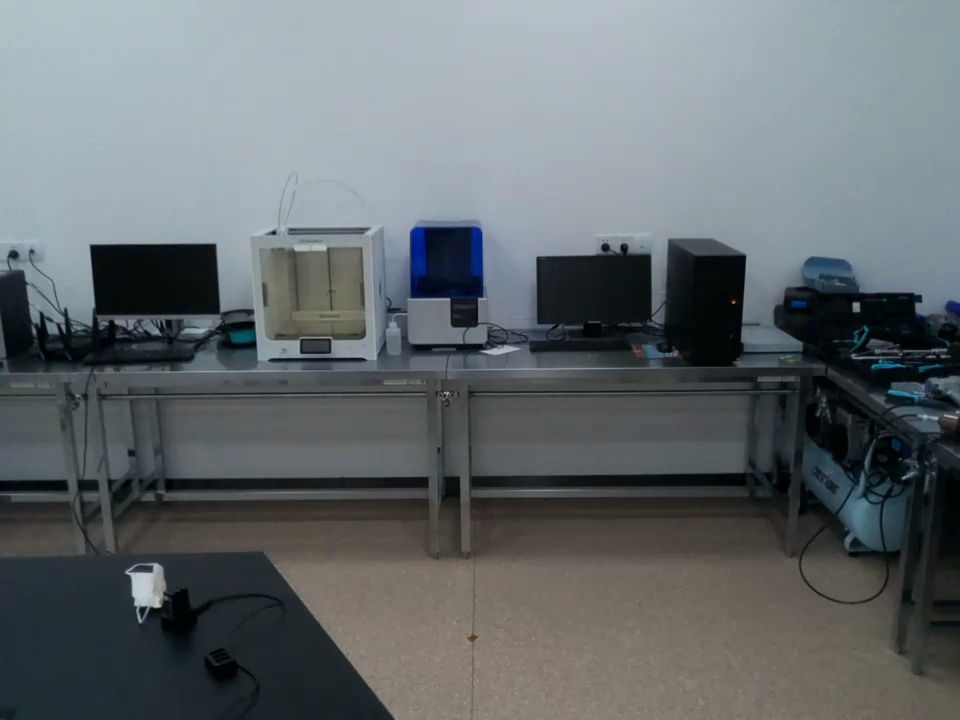
#> input picture env_pics/0_3_270_1.jpg, 960 x 720 px
$ python trainer.py
#> lines starting #> are read from the running program, lines starting #| are printed output that depends on the picture
#!/usr/bin/env python2
# -*- coding: utf-8 -*-
"""
Created on Wed Sep 30 16:11:59 2020

@author: jake
"""

import os
import cv2


def process_negpic(_folder):
    file_list = os.listdir(_folder)
    a = 0
    f = open('bg.txt', 'w')
    for i in file_list:
        used_name = _folder + i
        new_name = _folder + 'negative' + str(a) + '.jpg'
        f.write(new_name)
        f.write('\n')
        a += 1
        os.rename(used_name, new_name)
        print("picture {} rename to {}".format(used_name, new_name))
    f.close()


def select_roi(img):
    cv2.namedWindow('roi')
    text = ' use mouse to select the roi'
    cv2.putText(img, text, (img.shape[0]/15, img.shape[1]/15),
                cv2.FONT_HERSHEY_SIMPLEX, 1, (55, 255, 155), 2)
    roi = cv2.selectROI('roi', img)
    cv2.waitKey(0)
    cv2.destroyWindow('roi')
    x, y, w, h = roi
    dst = img.copy()
    dst = dst[y:y+h, x:x+w]
    cv2.imwrite('/positive/positive0.jpg', dst)
    return roi


'''def process_pospic(_folder):
    file_list = os.listdir(_folder)
    a = 1
    f = open('info.dat', 'w')
    for i in file_list:
        used_name = _folder + i
        print
        img = cv2.imread(used_name, 0)
        roi = select_roi(img)
        new_name = _folder + 'positive' + str(a) + '.jpg'
        os.rename(used_name, new_name)
        f.write('{} 1 {} {} {} {}'.format(new_name, roi[0], roi[1], roi[2], roi[3]))
        f.write('\n')
        a += 1
        print("picture {} rename to {}".format(used_name, new_name))
    f.close()'''


def create_possample():
    os.system('opencv_createsamples -img positive/positive1.jpg -num 100 -w 640 -h 480 -vec positives.vec -show -bg bg.txt')


# process_negpic('negative/')
img = cv2.imread('../env_pics/0_3_270_1.jpg', 0)
#> img: shape (720, 960); min 0, max 203, mean 105.4
select_roi(img)
#> in select_roi, `cv2.putText(img, text, (img.shape[0]/15, img.shape[1]/15), cv2.FONT_HE..`:
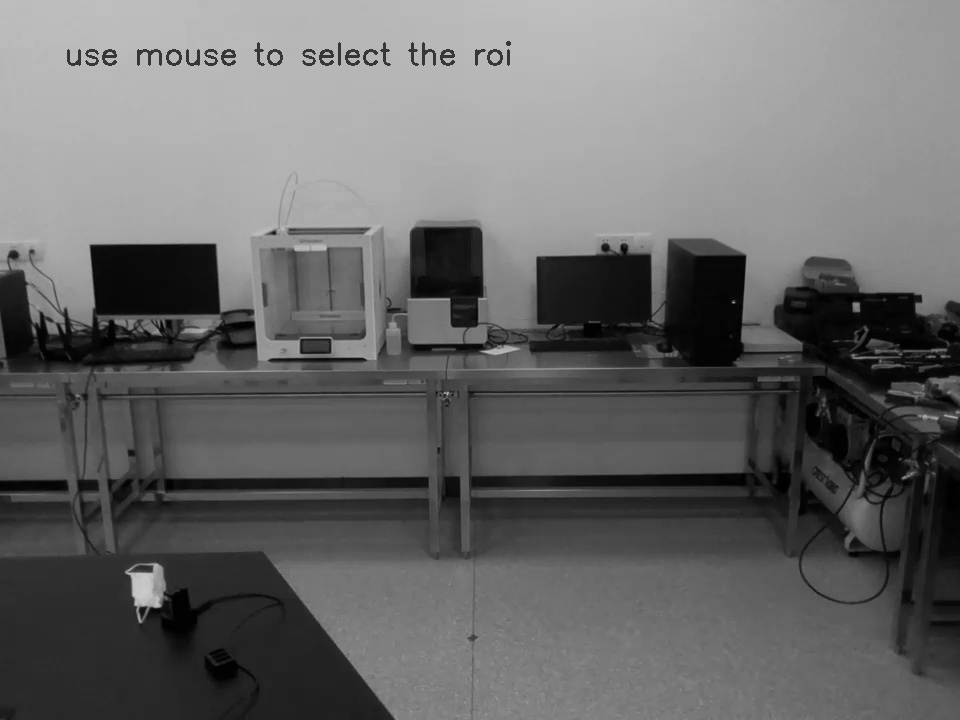
#> img: shape (720, 960); min 0, max 203, mean 104.9
#> (the run stopped early here; a loop or call above may not have finished)
